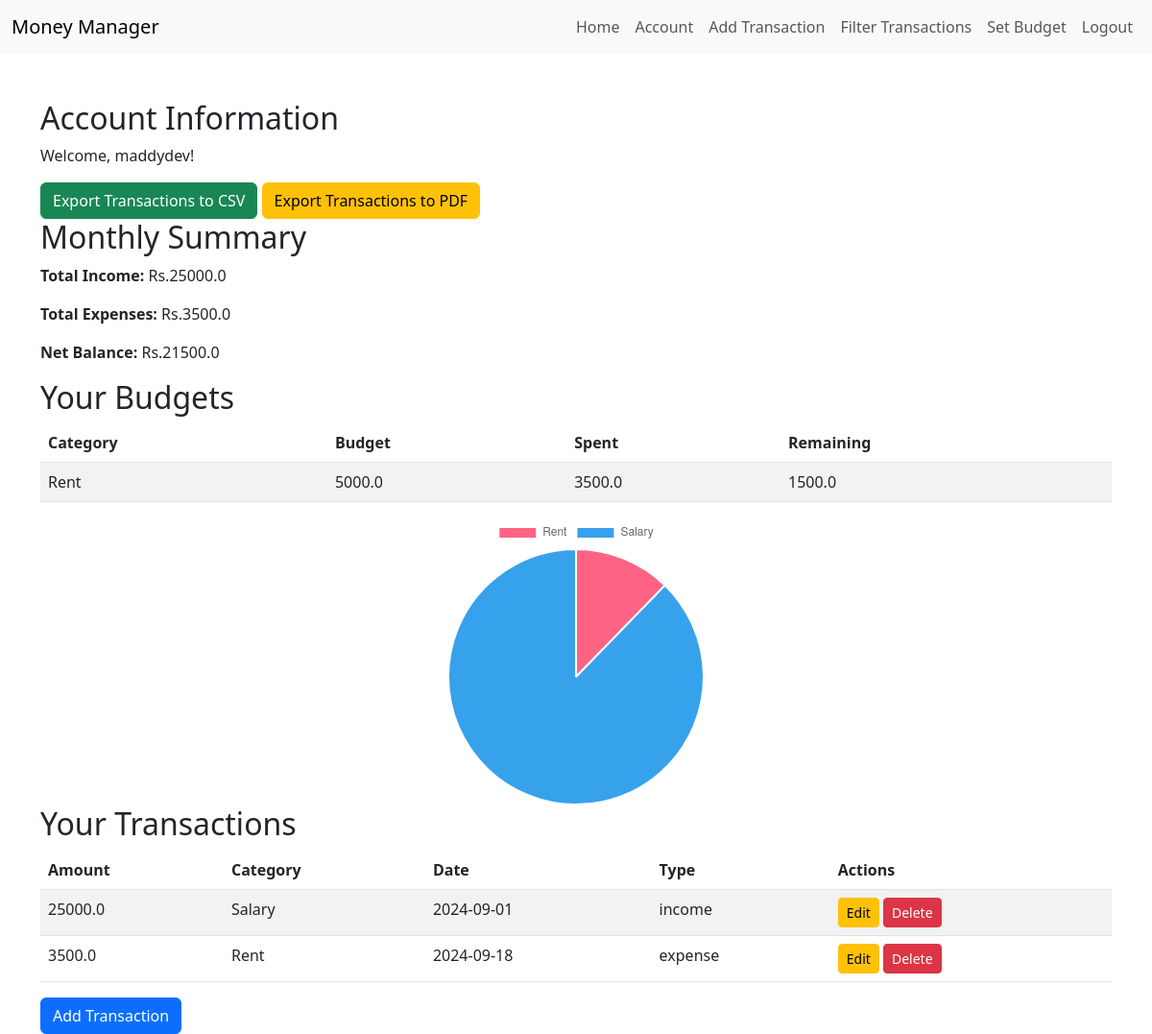
Page /account (signed in) on the committed database.
### app/models.py (models this page shows, shortened)
class User(db.Model, UserMixin):
    id = db.Column(db.Integer, primary_key=True)
    username = db.Column(db.String(20), unique=True, nullable=False)
    email = db.Column(db.String(120), unique=True, nullable=False)
    password = db.Column(db.String(60), nullable=False)

class Budget(db.Model):
    id = db.Column(db.Integer, primary_key=True)
    category = db.Column(db.String(50), nullable=False)
    amount = db.Column(db.Float, nullable=False)
    month = db.Column(db.String(7), nullable=False)  # YYYY-MM
    user_id = db.Column(db.Integer, db.ForeignKey('user.id'), nullable=False)

class Transaction(db.Model):
    id = db.Column(db.Integer, primary_key=True)
    amount = db.Column(db.Float, nullable=False)
    category = db.Column(db.String(50), nullable=False)
    date = db.Column(db.DateTime, nullable=False)
    user_id = db.Column(db.Integer, db.ForeignKey('user.id'), nullable=False)
    transaction_type = db.Column(db.String(10), nullable=False, default='expense')
    is_recurring = db.Column(db.Boolean, default=False, nullable=False)
    recurrence_frequency = db.Column(db.String(20))  # e.g., 'daily', 'weekly', 'monthly'

### app/routes.py (the view, shortened to what this page needs)
@main.route("/account", methods=['GET', 'POST'])
@login_required
def account():
    filter_form = FilterForm()
    transactions = Transaction.query.filter_by(user_id=current_user.id)
    transactions = transactions.all()
    total_income = sum(t.amount for t in transactions if t.transaction_type == 'income')
    total_expenses = sum(t.amount for t in transactions if t.transaction_type == 'expense')
    balance = total_income - total_expenses
    current_month = datetime.now().strftime('%Y-%m')
    budgets = Budget.query.filter_by(user_id=current_user.id, month=current_month).all()
    spending = db.session.query(
        Transaction.category, func.sum(Transaction.amount)
    ).filter(Transaction.user_id == current_user.id, func.strftime('%Y-%m', Transaction.date) == current_month).group_by(Transaction.category).all()
    spending_dict = {category: total for category, total in spending}
    budget_alerts = []
    for budget in budgets:
        spent = spending_dict.get(budget.category, 0)
        if spent > budget.amount:
            budget_alerts.append(f"You have exceeded your budget for {budget.category}!")
        elif spent >= 0.9 * budget.amount:
            budget_alerts.append(f"You are close to exceeding your budget for {budget.category}.")
    return render_template('account.html', title='Account', transactions=transactions, budgets=budgets, spending_dict=spending_dict, budget_alerts=budget_alerts, total_income=total_income, total_expenses=total_expenses, balance=balance, form=filter_form)

### app/models.py (called while the page is built)
@login_manager.user_loader
def load_user(user_id):
    return User.query.get(int(user_id))

### app/templates/account.html (shortened to what this page needs)
{% extends "layout.html" %}
{% block content %}
<nav class="navbar navbar-expand-lg navbar-light bg-light">
    <div class="container-fluid">
        <a class="navbar-brand" href="#">Money Manager</a>
        <div class="collapse navbar-collapse" id="navbarNav">
            <ul class="navbar-nav ms-auto">
                <li class="nav-item">
                    <a class="nav-link" href="{{ url_for('main.home') }}">Home</a>
                </li>
                <li class="nav-item">
                    <a class="nav-link" href="{{ url_for('main.account') }}">Account</a>
                </li>
                <li class="nav-item">
                    <a class="nav-link" href="{{ url_for('main.add_transaction') }}">Add Transaction</a>
                </li>
                    <a class="nav-link" href="{{ url_for('main.filter_transactions') }}">Filter Transactions</a>
                <li class="nav-item">
                    <a class="nav-link" href="{{ url_for('main.set_budget') }}">Set Budget</a>
                </li>
                <li class="nav-item">
                    <a class="nav-link" href="{{ url_for('main.logout') }}">Logout</a>
                </li>
            </ul>
        </div>
    </div>
</nav>
<div class="container mt-5">
    <h2>Account Information</h2>
    <p>Welcome, {{ current_user.username }}!</p>
    <a href="{{ url_for('main.export_transactions_csv') }}" class="btn btn-success">Export Transactions to CSV</a>
    <a href="{{ url_for('main.export_transactions_pdf') }}" class="btn btn-warning">Export Transactions to PDF</a>
    <h2>Monthly Summary</h2>
    <p><strong>Total Income:</strong> Rs.{{ total_income }}</p>
    <p><strong>Total Expenses:</strong> Rs.{{ total_expenses }}</p>
    <p><strong>Net Balance:</strong> Rs.{{ balance }}</p>
    <h2>Your Budgets</h2>
    <table class="table table-striped">
        <thead>
            <tr>
                <th>Category</th>
                <th>Budget</th>
                <th>Spent</th>
                <th>Remaining</th>
            </tr>
        </thead>
        <tbody>
            {% for budget in budgets %}
            <tr>
                <td>{{ budget.category }}</td>
                <td>{{ budget.amount }}</td>
                <td>{{ spending_dict.get(budget.category, 0) }}</td>
                <td>{{ budget.amount - spending_dict.get(budget.category, 0) }}</td>
            </tr>
            {% endfor %}
        </tbody>
    </table>
    <canvas id="spendingChart" class="chart-size"></canvas>
    <script>
        var ctx = document.getElementById('spendingChart').getContext('2d');
        var spendingChart = new Chart(ctx, {
            type: 'pie',
            data: {
                labels: [
                    {% for category in spending_dict.keys() %}
                        "{{ category }}"{% if not loop.last %},{% endif %}
                    {% endfor %}
                ],
                datasets: [{
                    data: [
                        {% for total in spending_dict.values() %}
                            {{ total }}{% if not loop.last %},{% endif %}
                        {% endfor %}
                    ],
                    backgroundColor: ['#FF6384', '#36A2EB', '#FFCE56', '#4BC0C0', '#9966FF']
                }]
            }
        });
    </script>
    <h2>Your Transactions</h2>
    <table class="table table-striped">
        <thead>
            <tr>
                <th>Amount</th>
                <th>Category</th>
                <th>Date</th>
                <th>Type</th>
                <th>Actions</th>
            </tr>
        </thead>
        <tbody>
            {% for transaction in transactions %}
            <tr>
                <td>{{ transaction.amount }}</td>
                <td>{{ transaction.category }}</td>
                <td>{{ transaction.date.strftime('%Y-%m-%d') }}</td>
                <td>{{ transaction.transaction_type }}</td>
                <td>
                    <a href="{{ url_for('main.edit_transaction', transaction_id=transaction.id) }}" class="btn btn-warning btn-sm">Edit</a>
                    <form method="POST" action="{{ url_for('main.delete_transaction', transaction_id=transaction.id) }}" style="display:inline;">
                        <button type="submit" class="btn btn-danger btn-sm" onclick="return confirm('Are you sure you want to delete this transaction?');">Delete</button>
                    </form>
                </td>
            </tr>
            {% endfor %}
        </tbody>
    </table>
    <a href="{{ url_for('main.add_transaction') }}" class="btn btn-primary">Add Transaction</a>
</div>
{% endblock %}

### app/templates/layout.html (shortened to what this page needs)
<!DOCTYPE html>
<html lang="en">
<head>
    <link href="https://cdn.jsdelivr.net/npm/bootstrap@5.3.0-alpha1/dist/css/bootstrap.min.css" rel="stylesheet">
</head>
<body>
    {% block content %}
    {% endblock %}
</body>
</html>

### app/templates/account.html (style rules this page uses)
.chart-size { max-width: 400px; max-height: 400px; margin: auto; }

### rows in the picture
User: username "maddydev"
Budget: category "Rent", amount "5000.0", get "3500.0", budget.amount-spending_dict.get(budget.category,0) "1500.0"

### other values in the picture
{{ total_income }} "25000.0"
{{ total_expenses }} "3500.0"
{{ balance }} "21500.0"
chart data {{ category }} Rent, Salary
chart data {{ total }} 3500.0, 25000.0
